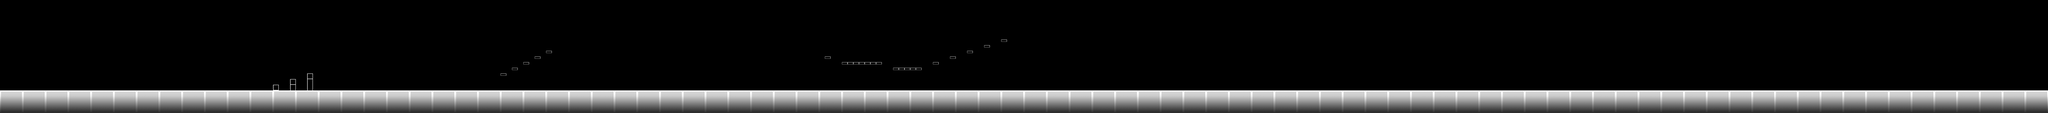

Rendered tile map (Tiled .tmx) drawn with the repository's tilesets; below, a short description and the map source with its tile grids summarised:
An orthogonal 360x20 tile map with 64x64 px tiles, 1 tile layer (Platforms), 2 tilesets and 133 objects.

<map version="1.2" tiledversion="1.2.5" orientation="orthogonal" renderorder="right-down" width="360" height="20" tilewidth="64" tileheight="64" infinite="0" nextlayerid="10" nextobjectid="227">
 <tileset firstgid="1" name="grounds" tilewidth="64" tileheight="64" tilecount="108" columns="27">
  <image source="../tilesets/grounds.png" width="1728" height="256" />
  <tile id="20">
   <objectgroup draworder="index">
    <object id="1" x="0.333333" y="1" width="62.6667" height="63.3333" />
   </objectgroup>
  </tile>
  <tile id="21">
   <objectgroup draworder="index">
    <object id="2" x="0.0416667" y="0.125" width="63.7292" height="63.7083" />
   </objectgroup>
  </tile>
 </tileset>
 <tileset firstgid="109" name="obstacles" tilewidth="64" tileheight="64" tilecount="9" columns="9">
  <image source="../images/obstacles.png" width="576" height="64" />
  <tile id="0">
   <properties>
    <property name="spike" type="bool" value="true" />
   </properties>
  </tile>
  <tile id="1">
   <properties>
    <property name="spike" type="bool" value="true" />
   </properties>
  </tile>
  <tile id="2">
   <properties>
    <property name="spike" type="bool" value="false" />
   </properties>
  </tile>
  <tile id="3">
   <properties>
    <property name="spike" type="bool" value="false" />
   </properties>
  </tile>
  <tile id="4">
   <properties>
    <property name="spike" type="bool" value="true" />
   </properties>
  </tile>
  <tile id="5">
   <properties>
    <property name="spike" type="bool" value="true" />
   </properties>
  </tile>
  <tile id="6">
   <properties>
    <property name="spike" type="bool" value="true" />
   </properties>
  </tile>
 </tileset>
 <layer id="7" name="Platforms" width="360" height="20">
  <data>[7200 cells, 1939 non-empty, 20 distinct tile ids]</data>
 </layer>
 <objectgroup id="8" name="obstacles">
  <object id="12" gid="109" x="1472" y="1024" width="64" height="64" />
  <object id="13" gid="109" x="2432" y="1024" width="64" height="64" />
  <object id="14" gid="110" x="2496" y="1024" width="64" height="64" />
  <object id="15" gid="110" x="2944" y="1024" width="64" height="64" />
  <object id="16" gid="110" x="3008" y="1024" width="64" height="64" />
  <object id="19" gid="113" x="3136" y="1024" width="64" height="64" />
  <object id="20" gid="113" x="3200" y="1024" width="64" height="64" />
  <object id="26" gid="111" x="3072" y="960" width="64" height="64" />
  <object id="27" gid="111" x="3264" y="896" width="64" height="64" />
  <object id="28" gid="111" x="3456" y="832" width="64" height="64" />
  <object id="29" gid="112" x="3072" y="896" width="64" height="64" />
  <object id="30" gid="112" x="3264" y="832" width="64" height="64" />
  <object id="31" gid="112" x="3456" y="768" width="64" height="64" />
  <object id="32" gid="110" x="3904" y="1024" width="64" height="64" />
  <object id="33" gid="110" x="3968" y="1024" width="64" height="64" />
  <object id="39" gid="113" x="4544" y="1024" width="64" height="64" />
  <object id="40" gid="113" x="4608" y="1024" width="64" height="64" />
  <object id="41" gid="114" x="4672" y="1024" width="64" height="64" />
  <object id="47" gid="113" x="5056" y="1024" width="64" height="64" />
  <object id="48" gid="113" x="5120" y="1024" width="64" height="64" />
  <object id="49" gid="114" x="5184" y="1024" width="64" height="64" />
  <object id="50" gid="110" x="4864" y="960" width="64" height="64" />
  <object id="61" gid="110" x="5376" y="896" width="64" height="64" />
  <object id="62" gid="27" x="5632" y="896" width="64" height="64" />
  <object id="63" gid="27" x="5760" y="832" width="64" height="64" />
  <object id="64" gid="27" x="5888" y="768" width="64" height="64" />
  <object id="65" gid="27" x="6016" y="704" width="64" height="64" />
  <object id="66" gid="27" x="6144" y="640" width="64" height="64" />
  <object id="67" gid="111" x="6208.96" y="602.292" width="64" height="64" rotation="-180.073" />
  <object id="68" gid="111" x="6077.47" y="660.478" width="64" height="64" rotation="-179.15" />
  <object id="69" gid="111" x="5950.03" y="724.034" width="64" height="64" rotation="-179.939" />
  <object id="70" gid="111" x="5824.52" y="793.769" width="64" height="64" rotation="180.257" />
  <object id="71" gid="111" x="5693.52" y="853.528" width="64" height="64" rotation="-179.063" />
  <object id="72" gid="112" x="6209.67" y="658.333" width="64" height="64" rotation="-181.652" />
  <object id="73" gid="112" x="6078.86" y="718.864" width="64" height="64" rotation="-179.647" />
  <object id="74" gid="112" x="5952.97" y="782.333" width="64" height="64" rotation="-178.237" />
  <object id="75" gid="112" x="5822.34" y="850.34" width="64" height="64" rotation="-180.588" />
  <object id="76" gid="112" x="5691.32" y="904.669" width="64" height="64" rotation="-181.202" />
  <object id="77" gid="113" x="5569.33" y="1024" width="64" height="64" />
  <object id="78" gid="115" x="5888" y="1024" width="64" height="64" />
  <object id="79" gid="113" x="5632" y="1024" width="64" height="64" />
  <object id="80" gid="113" x="5696" y="1024" width="64" height="64" />
  <object id="81" gid="113" x="5760" y="1024" width="64" height="64" />
  <object id="82" gid="113" x="5824" y="1024" width="64" height="64" />
  <object id="83" gid="113" x="5952" y="1024" width="64" height="64" />
  <object id="84" gid="113" x="6016" y="1024" width="64" height="64" />
  <object id="85" gid="113" x="6080" y="1024" width="64" height="64" />
  <object id="86" gid="113" x="6144" y="1024" width="64" height="64" />
  <object id="128" gid="113" x="6208" y="1024" width="64" height="64" />
  <object id="129" gid="113" x="6272" y="1024" width="64" height="64" />
  <object id="133" gid="110" x="9280" y="640" width="64" height="64" />
  <object id="134" gid="110" x="9856" y="704" width="64" height="64" />
  <object id="135" gid="110" x="8448" y="512" width="64" height="64" />
  <object id="136" gid="110" x="8512" y="640" width="64" height="64" />
  <object id="137" gid="110" x="7488" y="448" width="64" height="64" />
  <object id="138" gid="110" x="7552" y="448" width="64" height="64" />
  <object id="139" gid="110" x="7616" y="448" width="64" height="64" />
  <object id="140" gid="110" x="7680" y="448" width="64" height="64" />
  <object id="141" gid="27" x="7486.18" y="510.788" width="64" height="64" />
  <object id="142" gid="27" x="7540.73" y="510.788" width="64" height="64" />
  <object id="143" gid="27" x="7616.48" y="507.758" width="64" height="64" />
  <object id="145" gid="27" x="7683.15" y="510.788" width="64" height="64" />
  <object id="151" gid="110" x="11264" y="448" width="64" height="64" />
  <object id="152" gid="1073741935" x="10497.1" y="793.063" width="64" height="64" />
  <object id="153" gid="1073741935" x="10688" y="729" width="64" height="64" />
  <object id="154" gid="1073741935" x="10879.3" y="664.667" width="64" height="64" />
  <object id="155" gid="1073741935" x="11072.5" y="601" width="64" height="64" />
  <object id="156" gid="1073741936" x="10498.2" y="845.091" width="64" height="64" />
  <object id="157" gid="1073741936" x="10688.8" y="784.727" width="64" height="64" />
  <object id="158" gid="1073741936" x="10880.1" y="720" width="64" height="64" />
  <object id="159" gid="1073741936" x="11073.3" y="656.364" width="64" height="64" />
  <object id="160" gid="115" x="8896" y="1024" width="64" height="64" />
  <object id="161" gid="114" x="8964" y="1026" width="64" height="64" />
  <object id="162" gid="114" x="9024" y="1024" width="64" height="64" />
  <object id="163" gid="114" x="8960" y="1024" width="64" height="64" />
  <object id="164" gid="114" x="9088" y="1024" width="64" height="64" />
  <object id="165" gid="114" x="9152" y="1024" width="64" height="64" />
  </objectgroup>
</map>
<!-- 54 of 133 objects omitted -->